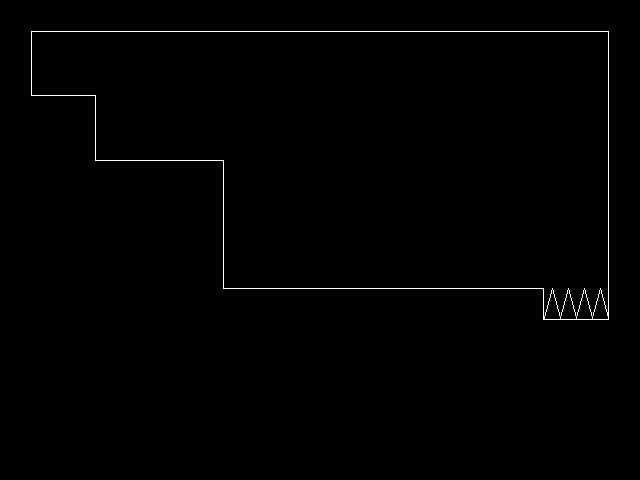

A 2D game scene composited from a Tiled map and its tileset images. What follows is a short description and the map's XML, with each tile layer's data collapsed to a summary:
An orthogonal 20x15 tile map with 32x32 px tiles, 2 tile layers (Tile Layer 1, Tile Layer 2) and 4 objects (GameObject, ExitGate, Enemy, Player).

<map version="1.0" orientation="orthogonal" width="20" height="15" tilewidth="32" tileheight="32">
 <properties>
  <property name="evilrobot" value="data/gfx/evilrobot.png" />
  <property name="evilrobotstanding" value="data/gfx/evilrobotstanding.png" />
  <property name="exitgate" value="data/gfx/gate.png" />
  <property name="run" value="data/gfx/run.png" />
 </properties>
 <tileset firstgid="1" name="tileset" tilewidth="32" tileheight="32" spacing="1">
  <image source="data/gfx/tileset.png" width="198" height="198" />
 </tileset>
 <layer name="Tile Layer 1" width="20" height="15">
  <properties>
   <property name="collidable" value="" />
  </properties>
  <data>[300 cells, 24 non-empty, 8 distinct tile ids]</data>
 </layer>
 <layer name="Tile Layer 2" width="20" height="15">
  <data>[300 cells, 32 non-empty, 6 distinct tile ids]</data>
 </layer>
 <objectgroup name="Object Layer 3" width="20" height="15">
  <object name="exitgate" type="GameObject" x="192" y="160">
   <properties>
    <property name="height" value="79" />
    <property name="textureID" value="exitgate" />
    <property name="width" value="77" />
   </properties>
  </object>
 </objectgroup>
 <objectgroup name="Object Layer 2" width="20" height="15">
  <properties>
   <property name="interactive" value="" />
  </properties>
  <object name="exitgate" type="ExitGate" x="352" y="288">
   <properties>
    <property name="height" value="79" />
    <property name="textureID" value="exitgate" />
    <property name="width" value="77" />
   </properties>
  </object>
 </objectgroup>
 <objectgroup name="Object Layer 1" width="20" height="15">
  <properties>
   <property name="collidable" value="" />
  </properties>
  <object name="evilrobot" type="Enemy" x="448" y="288">
   <properties>
    <property name="begin" value="8" />
    <property name="end" value="14" />
    <property name="speed" value="7.5" />
    <property name="textureID" value="evilrobot" />
    <property name="textureID2" value="evilrobotstanding" />
    <property name="waitingTime" value="350.0" />
   </properties>
  </object>
  <object name="player" type="Player" x="160" y="160">
   <properties>
    <property name="textureID" value="run" />
   </properties>
  </object>
 </objectgroup>
</map>
